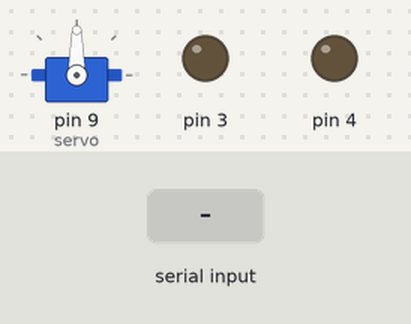
Simulated run of this sketch. Board: Arduino Uno, built with avr-gcc and run on an emulated ATmega328P. Parts: servo, output pins drawn as LEDs (lit = HIGH). The test bench sets the inputs (shaded band). What the sketch prints to the serial monitor is not drawn.

Above: at 1.2 s.
1.3 s: "F" received over the second serial link
At 2.4 s:
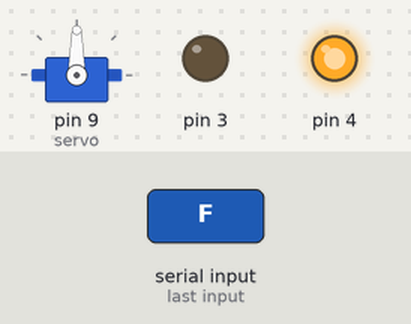
2.8 s: "B" received over the second serial link
At 3.6 s:
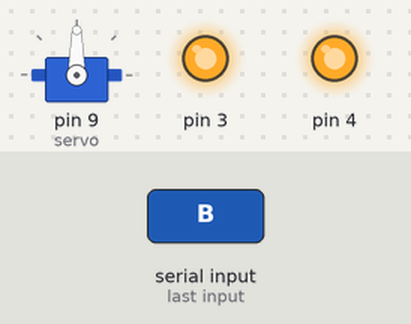
4.3 s: "L" received over the second serial link
At 4.7 s:
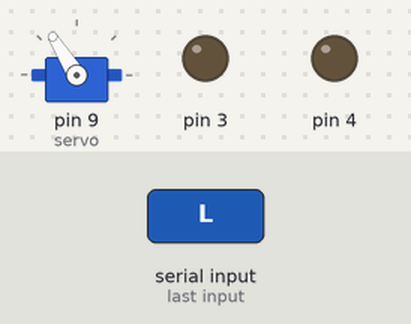
5.8 s: "G" received over the second serial link
At 7.0 s:
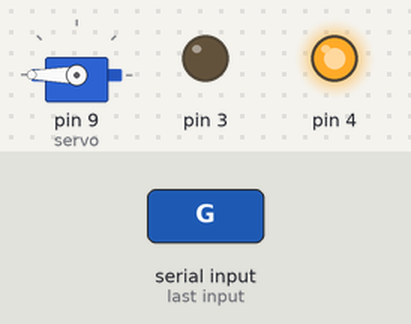
7.3 s: "H" received over the second serial link
At 8.2 s:
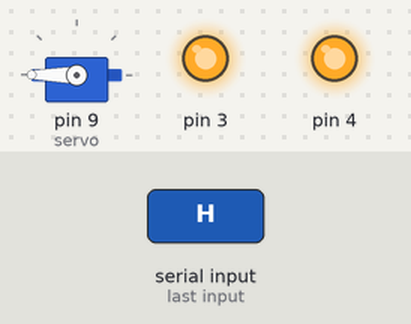
8.8 s: "R" received over the second serial link
At 9.3 s:
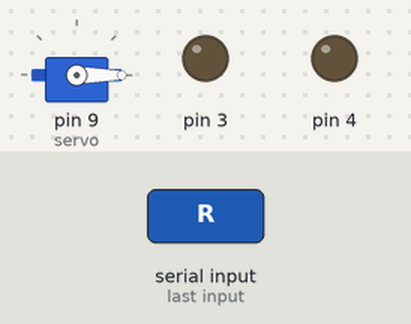
Timing chart, 0 to 11.3 s (numbered marks = the images above; inputs shaded):
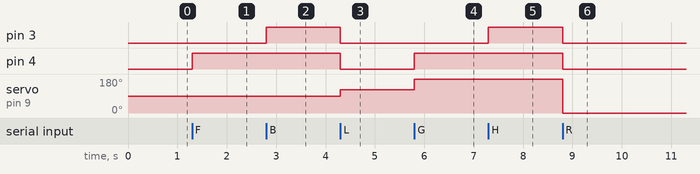

Measured:
- after the input at 1.3 s, pin 4: LOW → HIGH at once
- after the input at 2.8 s, pin 3: LOW → HIGH at once
- after the input at 4.3 s, pin 3, pin 4: HIGH → LOW at once; servo on pin 9 (servo): 90° → 122° at once
- after the input at 5.8 s, pin 4: LOW → HIGH at once; servo on pin 9 (servo): 122° → 180° at once
- after the input at 7.3 s, pin 3: LOW → HIGH at once
- after the input at 8.8 s, pin 3, pin 4: HIGH → LOW at once; servo on pin 9 (servo): 180° → 0° at once

The sketch:

rctoarduino.ino
```cpp
/* Created by Flávio Augusto Teixeira */

#include <SoftwareSerial.h>
#include <Servo.h>

SoftwareSerial btserial(10, 11); // RX | TX
Servo servo;

void setup() {
   Serial.begin(9600);
   btserial.begin(9600);  // HC-05 default speed in AT command more
   //Serial.println("aee");
   servo.attach(9);
   pinMode(3, OUTPUT);
   pinMode(4, OUTPUT);
 }

void loop() {

  if (btserial.available() > 0) {

    char command = (char)btserial.read();
    Serial.write(command);

     switch (command) {
      case 'F':
        //FORWARD
        servo.write(90);
        digitalWrite(4, HIGH);
        break;
      case 'B':
          //BACK
          servo.write(90);
          digitalWrite(3, HIGH);
          break;
        case 'L':
          //LEFT
          servo.write(1800);
          digitalWrite(4, LOW);
          digitalWrite(3, LOW);
        break;
        case 'G':
          //LEFT FORWARD
          servo.write(180);
          digitalWrite(4, HIGH);
          break;
        case 'H':
          //LEFT BACK
          servo.write(180);
          digitalWrite(3, HIGH);
          break;
        case 'R':
          //RIGHT
          servo.write(0);
          digitalWrite(4, LOW);
          digitalWrite(3, LOW);
          break;
        case 'I':
          //RIGHT FORWARD
          servo.write(0);
          digitalWrite(4, HIGH);
          break;
        case 'J':
          //RIGHT BACK
          servo.write(0);
          digitalWrite(3, HIGH);
          break;
      default:
          //CENTRALIZE
          servo.write(90);
          digitalWrite(4, LOW);
          digitalWrite(3, LOW);
    }
  }
}
```
